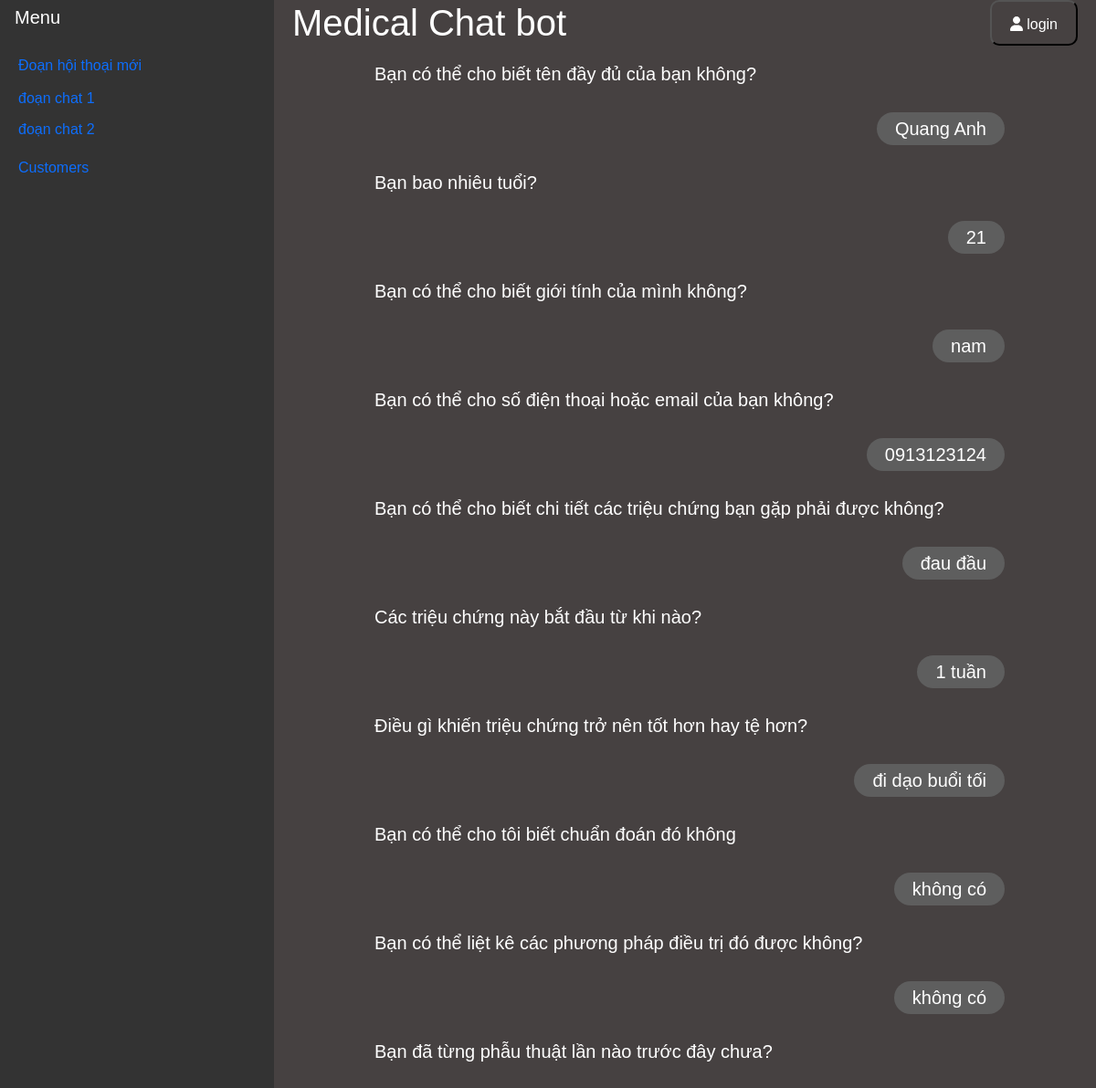
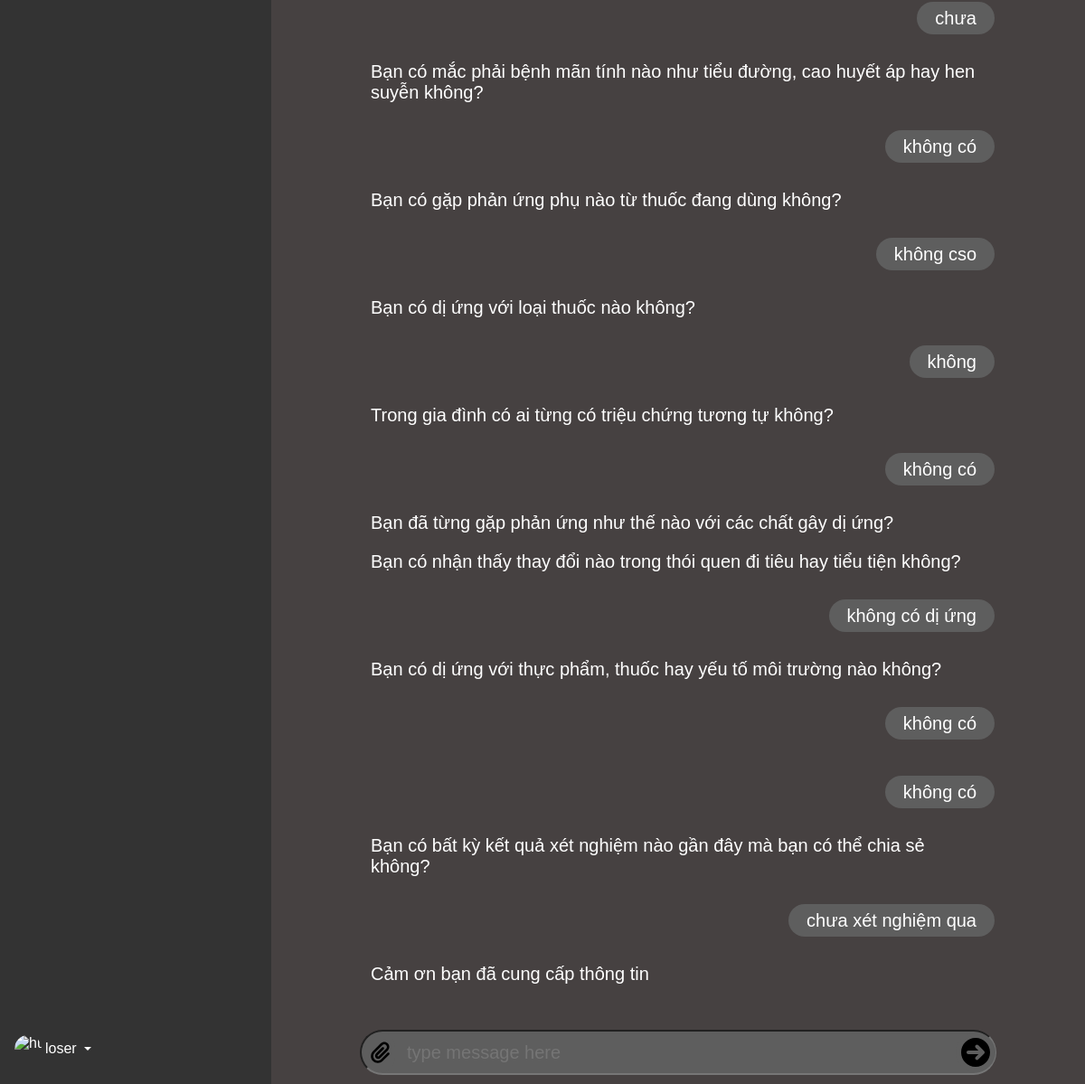
The page /1 on the database its author committed (2 pictures, top to bottom).
### website/models.py (models this page shows, shortened)
class Conversation(models.Model):
    user = models.ForeignKey(User, on_delete=models.CASCADE, null=True)
    date = models.DateTimeField(auto_now=True)
    name = models.CharField(max_length=200)

class Content(models.Model):
    id = models.AutoField(primary_key=True)
    con = models.ForeignKey(Conversation, on_delete=models.CASCADE)
    actor = models.CharField(max_length=200)
    content = models.TextField()
    number = models.IntegerField()
    def __str__(self):
        return self.content + ' - ' + self.actor + ' - ' + str(self.number)

### website/views.py (the view)
# urls.py: path('<int:id>', views.show_conversation, name='show_conversation'),
def show_conversation(request, id):
        conversation = Conversation.objects.get(id=id)
        content = Content.objects.filter(con=conversation)
        last = content.last()
        print(last)
        return render(request, 'home.html', {'contents': content, 'all': allConversation, 'conversation': conversation, 'last': last})

### website/templates/home.html (shortened to what this page needs)
{% extends 'base.html' %}
{% load static %}
{% block chatting-content %}
<div class="flex-column overflow-hidden flex-1 position-relative d-flex h-100 mw-100" style="height: 100vh">
    <main class="position-relative flex-1 h-100 w-100 overflow-auto">
        <div role="presentation" tabindex="0" id="body" class="w-100">
            <div class="flex-1 overflow-hidden">
              <div class="h-100">
                <div class="position-relative h-100">
                  <div class="h-100 w-100" style="overflow-y: auto;">
                    <div id="navbar" class="justify-content-between">
                        <h1 class="title">Medical Chat bot</h1>
                        <div style="line-height: 50px;">
                            <a href="{% url 'login' %}">
                                <button class="login">
                                    <i class="fa-solid fa-user"></i>
                                    login
                                </button>
                            </a>
                        </div>
                    </div>
                    <div id="chatting">
                    {% if conversation %}
                        {% if contents%}
                            {% for content in contents %}
                                {% if content.actor == 'Bot' %}
                                    <div class="ib_bot">
                                        <p>{{ content.content }}</p>
                                    </div>
                                {% else %}
                                    <div class="ib_user">
                                        <div><p>{{ content.content }}</p></div>
                                    </div>
                                {% endif %}
                            {% endfor %}
                        {% endif %}
                    {% endif %}
                    </div>
                  </div>
                </div>
              </div>
            </div>
            <div class="input-message w-100">
                <input type="text" id="userInput" placeholder="type message here" onkeyup="sendQuery(event)">
                <button id="link"><i class="fa-solid fa-xl fa-paperclip"></i></button>
                <button id="send"><i class="fa-solid fa-2xl fa-circle-arrow-right"></i></button>
            </div>
        </div>
    </main>
</div>
{% endblock %}

### website/templates/base.html (shortened to what this page needs)
{% load static %}
{% include 'head.html' %}
<body>
    <div class="position-relative d-flex h-100 w-100 overflow-hidden">
        {% include 'sidebar.html' %}
        {% block chatting-content %}
        {% endblock %}
    </div>
</body>

### website/templates/head.html (shortened to what this page needs)
<!DOCTYPE html>
<html lang="en">
<head>
    {% load static %}
    <link rel="stylesheet" href="{% static 'website/css/style.css' %}">
    <link rel="stylesheet" href="{% static 'website/css/bootstrap.css' %}">
</head>

### website/templates/sidebar.html (shortened to what this page needs)
            <div id="sidebar" class="d-flex flex-column align-items-center align-items-sm-start px-3 pt-2 text-white min-vh-100">
                <a href="/" class="d-flex align-items-center pb-3 mb-md-0 me-md-auto text-white text-decoration-none">
                    <span class="fs-5 d-none d-sm-inline">Menu</span>
                </a>
                <ul class="nav nav-pills flex-column mb-sm-auto mb-0 align-items-center align-items-sm-start" id="menu">
                    <li class="nav-item">
                        <a href="{% url 'home' %}" class="nav-link align-middle px-0">
                             <span class="ms-1 d-none d-sm-inline">Đoạn hội thoại mới</span>
                        </a>
                    </li>
                    <li>
                        <ul class="nav ms-1" data-bs-parent="#menu">
                            {% if all %}
                                {% for item in all %}
                                    <li class="w-100">
                                        <a href="{{item.id}}" class="nav-link px-0"> <span class="d-none d-sm-inline">{{ item.name }}</a>
                                    </li>
                                {% endfor %}
                            {% endif %}
                        </ul>
                    </li>
                    <li>
                        <a href="#" class="nav-link px-0 align-middle">
                             <span class="ms-1 d-none d-sm-inline">Customers</span> </a>
                    </li>
                </ul>
                <div class="dropdown pb-4">
                    <a href="#" class="d-flex align-items-center text-white text-decoration-none dropdown-toggle" id="dropdownUser1" data-bs-toggle="dropdown" aria-expanded="false">
                        <img src="https://github.com/mdo.png" alt="hugenerd" width="30" height="30" class="rounded-circle">
                        <span class="d-none d-sm-inline mx-1">loser</span>
                    </a>
                </div>
            </div>

### website/static/website/css/style.css (style rules this page uses)
body { font-family: Arial, sans-serif; margin: 0; padding: 0; background-color: #464141; }
#sidebar { background-color: #333; color: #fff; height: 100%; display: flex; flex-direction: column; min-height: 0; width: 300px; }
#navbar { background-color: #464141; color: #fff; width: 100%; height: 50px; position: sticky; top: 0; display: flex; padding: 0 20px; z-index: 10; transition: all 0.5s; }
.login { background-color: #464141; color: #fff; width: 100%; height: 50px; padding: 0 20px; border-radius: 10px }
.title { margin: 0; line-height: 50px; text-align: center; }
#body { color: #fff; display: flex; flex-direction: column; height: 100%; }
#body>div { scrollbar-color: #333 transparent; }
#chatting { width:80%; display: flex; padding-top: 10px; padding-bottom: 30px; flex-direction: column; margin-left: auto; margin-right: auto;; font-size: 20px; }
.input-message { position: relative; display: flex; width: 100%; padding: 10px; }
.ib_user { width: 100%; display: flex; align-items: end; flex-direction: column; padding: 20px 10px; margin-left: auto; margin-right: auto; }
.ib_user div { position: relative; max-width: 70%; border-radius: 1.5rem; background-color: #5e5e5e; padding: 10px 20px; line-height: 16px; }
.ib_user div p { line-height: 16px; margin-bottom: 0; white-space: pre-wrap; }
.ib_bot { padding: 10px 20px; width: 100%; display: flex; position: relative; flex-direction: column; margin-left: auto; margin-right: auto; }
.ib_bot p { margin-bottom: 0; }
#userInput { position: relative; border-radius: 26px; height:50px; background-color: #5e5e5e; width: 80%; padding: 5px 50px; margin-left: auto; margin-right: auto; font-size: 20px; }
#send, #link { position: absolute; top: 13px; background-color: #5e5e5e; border: 0px; border-radius: 26px; height: 44px; }
#send { right: 11%; }
#link { left: 11.5%; }
.flex-1 { flex: 1 1 0%; }

### rows shown on the page
Conversation: name "đoạn chat 1"
Conversation: name "đoạn chat 2"
Content: content "Bạn có thể cho biết tên đầy đủ của bạn không?"
Content: content "Quang Anh"
Content: content "Bạn bao nhiêu tuổi?"
Content: content "21"
Content: content "Bạn có thể cho biết giới tính của mình không?"
Content: content "nam"
Content: content "Bạn có thể cho số điện thoại hoặc email của bạn không?"
Content: content "0913123124"
Content: content "Bạn có thể cho biết chi tiết các triệu chứng bạn gặp phải được không?"
Content: content "đau đầu"
Content: content "Các triệu chứng này bắt đầu từ khi nào?"
Content: content "1 tuần"
Content: content "Điều gì khiến triệu chứng trở nên tốt hơn hay tệ hơn?"
Content: content "đi dạo buổi tối"
Content: content "Bạn có thể cho tôi biết chuẩn đoán đó không"
Content: content "không có"
Content: content "Bạn có thể liệt kê các phương pháp điều trị đó được không?"
Content: content "không có"
Content: content "Bạn đã từng phẫu thuật lần nào trước đây chưa?"
Content: content "chưa"
Content: content "Bạn có mắc phải bệnh mãn tính nào như tiểu đường, cao huyết áp hay hen suyễn không?"
Content: content "không có"
Content: content "Bạn có gặp phản ứng phụ nào từ thuốc đang dùng không?"
Content: content "không cso"
Content: content "Bạn có dị ứng với loại thuốc nào không?"
Content: content "không"
Content: content "Trong gia đình có ai từng có triệu chứng tương tự không?"
Content: content "không có"
Content: content "Bạn đã từng gặp phản ứng như thế nào với các chất gây dị ứng?"
Content: content "Bạn có nhận thấy thay đổi nào trong thói quen đi tiêu hay tiểu tiện không?"
Content: content "không có dị ứng"
Content: content "Bạn có dị ứng với thực phẩm, thuốc hay yếu tố môi trường nào không?"
Content: content "không có"
Content: content "không có"
Content: content "Bạn có bất kỳ kết quả xét nghiệm nào gần đây mà bạn có thể chia sẻ không?"
Content: content "chưa xét nghiệm qua"
